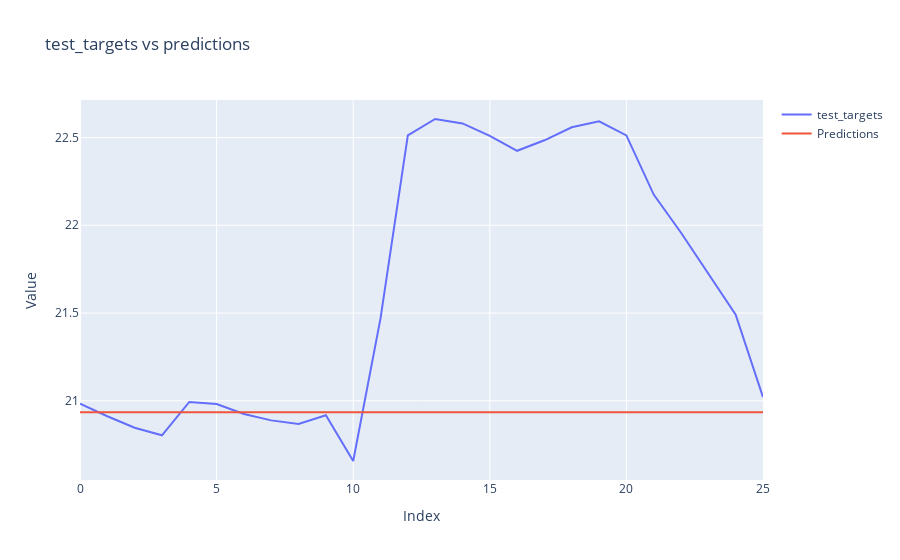

Notebook source saved alongside this figure:
### Code cell
import plotly.graph_objects as go

def plt_pred(test_targets, predictions):
    fig = go.Figure()
    fig.add_trace(go.Scatter(y=test_targets, mode='lines', name='test_targets'))
    fig.add_trace(go.Scatter(y=predictions, mode='lines', name='Predictions'))
    fig.update_layout(title='test_targets vs predictions', xaxis_title='Index', yaxis_title='Value')
    fig.show()

plt_pred(test_targets.view(-1).tolist(), predictions.view(-1).tolist())

### Figure 1 — Plotly figure (JSON) as saved in the notebook; plotly's stock layout.template omitted (floating-point values rounded to 4 significant figures)
{"data": [{"mode": "lines", "name": "test_targets", "type": "scatter", "y": [20.98, 20.91, 20.85, 20.8, 20.99, 20.98, 20.93, 20.89, 20.87, 20.92, 20.66, 21.47, 22.51, 22.61, 22.58, 22.51, 22.42, 22.48, 22.56, 22.59, 22.51, 22.17, 21.96, 21.72, 21.49, 21.02]}, {"mode": "lines", "name": "Predictions", "type": "scatter", "y": [20.94, 20.94, 20.94, 20.94, 20.94, 20.94, 20.94, 20.94, 20.94, 20.94, 20.94, 20.94, 20.94, 20.94, 20.94, 20.94, 20.94, 20.94, 20.94, 20.94, 20.94, 20.94, 20.94, 20.94, 20.94, 20.94]}], "layout": {"title": {"text": "test_targets vs predictions"}, "xaxis": {"title": {"text": "Index"}}, "yaxis": {"title": {"text": "Value"}}}}
